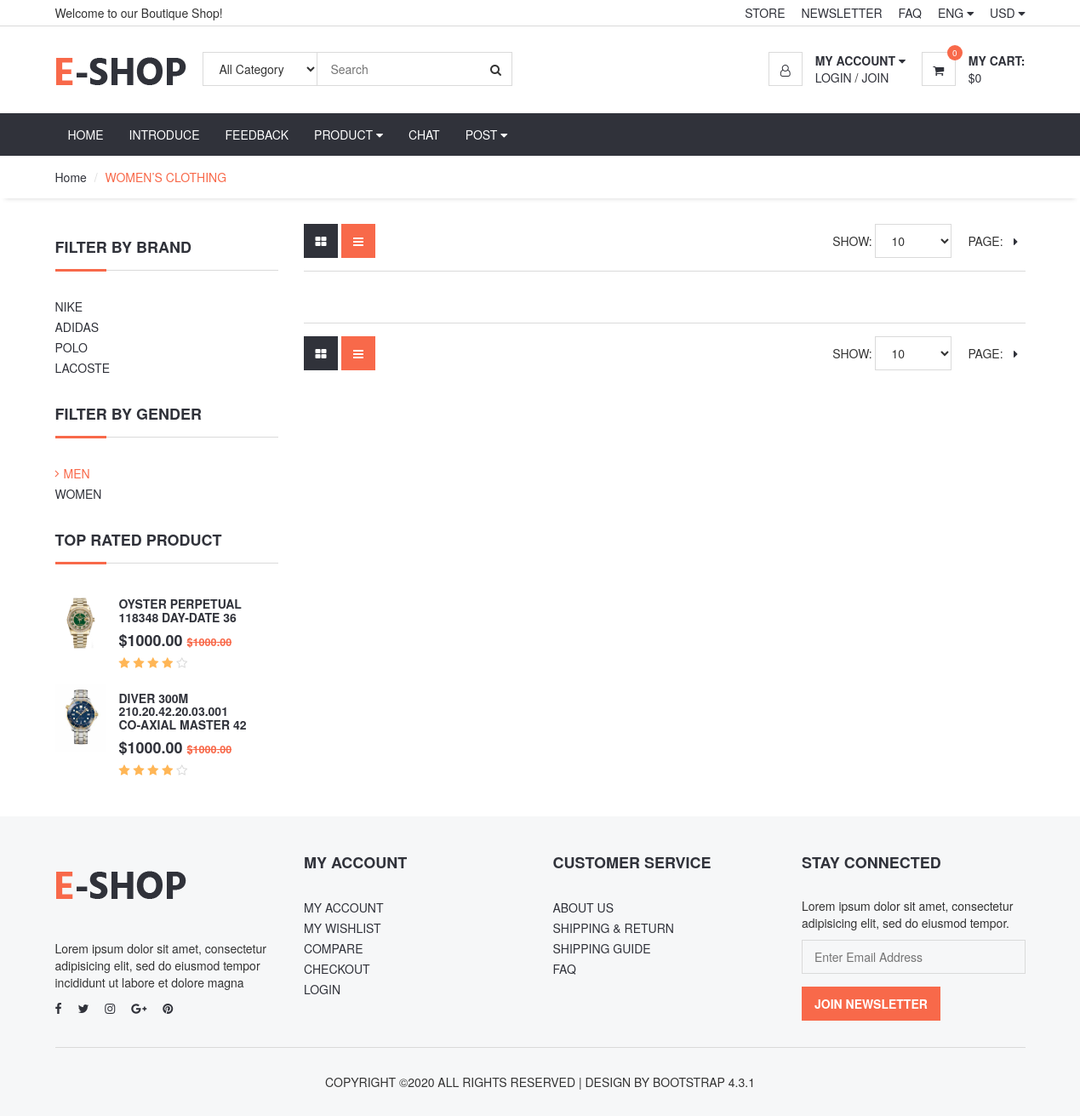
The page /eshop/index.php?option=product&cat=women-s-clothing on the database its author committed.
### tables this page shows
CREATE TABLE `latnt_menu` (
  `id` int(11) UNSIGNED NOT NULL,
  `name` varchar(255) DEFAULT NULL,
  `type` varchar(255) NOT NULL,
  `link` varchar(255) DEFAULT NULL,
  `tableid` int(11) DEFAULT NULL,
  `parentid` int(11) NOT NULL DEFAULT 0,
  `orders` int(11) NOT NULL DEFAULT 0,
  `position` varchar(255) NOT NULL,
  `created_at` timestamp NOT NULL DEFAULT current_timestamp() ON UPDATE current_timestamp(),
  `created_by` int(11) NOT NULL,
  `updated_at` timestamp NOT NULL DEFAULT '0000-00-00 00:00:00',
  `updated_by` int(11) NOT NULL,
  `status` int(11) NOT NULL
);

CREATE TABLE `latnt_category` (
  `id` int(11) UNSIGNED NOT NULL,
  `name` varchar(255) NOT NULL,
  `slug` varchar(255) NOT NULL,
  `parentid` int(11) UNSIGNED NOT NULL,
  `orders` int(11) UNSIGNED NOT NULL,
  `metakey` varchar(150) NOT NULL,
  `metadesc` varchar(150) NOT NULL,
  `created_at` timestamp NOT NULL DEFAULT '0000-00-00 00:00:00',
  `created_by` int(11) UNSIGNED NOT NULL DEFAULT 1,
  `updated_at` timestamp NOT NULL DEFAULT '0000-00-00 00:00:00',
  `updated_by` int(11) UNSIGNED NOT NULL DEFAULT 1,
  `status` int(11) NOT NULL DEFAULT 1
);

CREATE TABLE `latnt_product` (
  `id` int(11) UNSIGNED NOT NULL,
  `catid` int(11) NOT NULL,
  `name` varchar(255) NOT NULL,
  `slug` varchar(255) NOT NULL,
  `img` varchar(100) NOT NULL,
  `detail` longtext NOT NULL,
  `number` int(11) UNSIGNED NOT NULL,
  `numberReceipt` int(11) NOT NULL,
  `price` float(12,0) NOT NULL,
  `pricesale` float(12,0) NOT NULL,
  `metakey` varchar(150) NOT NULL,
  `metadesc` varchar(150) NOT NULL,
  `created_at` timestamp NOT NULL DEFAULT '0000-00-00 00:00:00',
  `created_by` int(11) UNSIGNED NOT NULL DEFAULT 1,
  `updated_at` timestamp NOT NULL DEFAULT '0000-00-00 00:00:00',
  `updated_by` int(11) UNSIGNED NOT NULL DEFAULT 1,
  `status` int(11) NOT NULL DEFAULT 1
);

### eshop/system/load.php (called while the page is built, shortened)
<?php
function loadComponent($page=true)
{
	$pathView='views/';
	if($page==true)
	{
		$pathView.='pages/';
		if(isset($_REQUEST['option']))
		{
			$pathView.=$_REQUEST['option'];
			if($_REQUEST['option']=='cart')
			{
				if(isset($_REQUEST['cat']))
				{
					$pathView.='-'.$_REQUEST['cat'].'.php';
				}
				else
				{
					$pathView.='.php';
				}
			}
			else
			{
				if(isset($_REQUEST['id']))
				{
					$pathView.='-detail.php';
				}
				else
				{
					if(isset($_REQUEST['cat']))
					{
						$pathView.='-category.php';
					}
					else
					{
						$pathView.='.php';
					}
				}
			}
		}
		else
		{
			$pathView.='home.php';
		}
	}
	require_once($pathView);
}
function loadModel($name)
{
	$model = ucfirst(strtolower($name));
	$pathView ='models/'.$model.'.php';
	return new $model;
}
function loadClass($name)
{
	$name=ucfirst(strtolower($name));
	$pathClass='system/'.$name.'.php';
	return new $name;
}
?>

### eshop/index.php (called while the page is built, shortened)
<?php
require_once('system/Database.php');
require_once('system/load.php');
loadComponent();
  ?>

### eshop/system/cart.php (called while the page is built, shortened)
<?php
class Cart
{
	function cart_content()
	{
		return NULL;
	}
	function cart_total_all_product()
	{
	if(!isset($_SESSION['cart']))
		{
			return 0;
		}
	}
}
 ?>

### eshop/system/Database.php (called while the page is built, shortened)
<?php
 class Database extends config
 {
 	function __construct()
 	{
 		$this->conn = mysqli_connect($this->host,$this->user,$this->pass,$this->db);
 		mysqli_set_charset($this->conn,"utf8");
 	}
 	function QueryOne($sql)
 	{
 		$result=mysqli_query($this->conn,$sql);
 		$row=mysqli_fetch_assoc($result);
 		return $row;
 	}
 	function QueryAll($sql)
 	{
 		$result=mysqli_query($this->conn, $sql);
 		$a=array();
 		while($row=mysqli_fetch_assoc($result))
 		{
 			$a[]=$row;
 		}
 		return $a;
 	}
 }
  ?>

### eshop/models/Menu.php (called while the page is built, shortened)
<?php
class Menu extends Database
{
		function menu_parentid($parentid=0)
	{
		$sql="SELECT * FROM latnt_menu WHERE status='1' AND parentid='$parentid' ORDER BY orders ASC";
		return $this->QueryAll($sql);
	}
}
  ?>

### eshop/models/Category.php (called while the page is built, shortened)
<?php
class Category extends Database
{
	function category_parentid($parentid=0)
	{
		$sql="SELECT * FROM latnt_category WHERE status='1' AND parentid='$parentid' ORDER BY orders ASC";
		return $this->QueryAll($sql);
	}
function category_rowslug($slug)
	{
		$sql="SELECT * FROM latnt_category WHERE status='1' AND slug='$slug'";
		return $this->QueryOne($sql);
	}
}
  ?>

### eshop/models/Product.php (called while the page is built, shortened)
<?php
class product extends Database
{
	function product_list($limit=20)
	{
		$sql="SELECT * FROM latnt_product WHERE status='1' ORDER BY RAND() DESC LIMIT $limit";
		return $this->QueryAll($sql);
	}
}
  ?>

### eshop/views/pages/product-category.php (the view, shortened to what this page needs)
<?php
$product = loadModel('product');
$category = loadModel('category');
$slug = $_REQUEST['cat'];
$row_cat=$category->category_rowslug($slug);
$list_product_sale=$product->product_list(2);
?>
 <?php require_once('views/header.php');  ?>
<div id="navigation">
		<div class="container">
			<div id="responsive-nav">
<?php require_once('views/modules/mainmenu.php');  ?>
			</div>
		</div>
	</div>
	<div id="breadcrumb">
		<div class="container">
			<ul class="breadcrumb">
				<li><a href="#">Home</a></li>
				<li class="active"><?php echo $row_cat['name'] ?></li>
			</ul>
		</div>
	</div>
	<div class="section">
		<div class="container">
			<div class="row">
				<div id="aside" class="col-md-3">
					<div class="aside">
						<h3 class="aside-title">Filter by Brand</h3>
						<ul class="list-links">
							<li><a href="#">Nike</a></li>
							<li><a href="#">Adidas</a></li>
							<li><a href="#">Polo</a></li>
							<li><a href="#">Lacoste</a></li>
						</ul>
					</div>
					<div class="aside">
						<h3 class="aside-title">Filter by Gender</h3>
						<ul class="list-links">
							<li class="active"><a href="#">Men</a></li>
							<li><a href="#">Women</a></li>
						</ul>
					</div>
					<div class="aside">
						<h3 class="aside-title">Top Rated Product</h3>
						<?php foreach($list_product_sale as $rlist): ?>
						<div class="product product-widget">
							<div class="product-thumb">
								<img src="public/img/<?php echo $rlist['img'];?>" alt="">
							</div>
							<div class="product-body">
								<h2 class="product-name"><a href="index.php?option=product&id=<?php  echo $rlist['slug']; ?>"><?php echo $rlist['name'];?></a></h2>
								<h3 class="product-price">$<?php echo $rlist['pricesale'];?>.00 <del class="product-old-price">$<?php echo $rlist['price'];?>.00</del></h3>
								<div class="product-rating">
									<i class="fa fa-star"></i>
									<i class="fa fa-star"></i>
									<i class="fa fa-star"></i>
									<i class="fa fa-star"></i>
									<i class="fa fa-star-o empty"></i>
								</div>
							</div>
						</div>
					<?php endforeach; ?>
					</div>
				</div>
				<div id="main" class="col-md-9">
					<div class="store-filter clearfix">
						<div class="pull-left">
							<div class="row-filter">
								<a href="#"><i class="fa fa-th-large"></i></a>
								<a href="#" class="active"><i class="fa fa-bars"></i></a>
							</div>
						</div>
						<div class="pull-right">
							<div class="page-filter">
								<span class="text-uppercase">Show:</span>
								<select class="input">
										<option value="0">10</option>
									</select>
							</div>
							<ul class="store-pages">
								<li><span class="text-uppercase">Page:</span></li>
								<li><a href="#"><i class="fa fa-caret-right"></i></a></li>
							</ul>
						</div>
					</div>
					<div id="store">
					</div>
					<div class="store-filter clearfix">
						<div class="pull-left">
							<div class="row-filter">
								<a href="#"><i class="fa fa-th-large"></i></a>
								<a href="#" class="active"><i class="fa fa-bars"></i></a>
							</div>
						</div>
						<div class="pull-right">
							<div class="page-filter">
								<span class="text-uppercase">Show:</span>
								<select class="input">
										<option value="0">10</option>
									</select>
							</div>
							<ul class="store-pages">
								<li><span class="text-uppercase">Page:</span></li>
								<li><a href="#"><i class="fa fa-caret-right"></i></a></li>
							</ul>
						</div>
					</div>
				</div>
			</div>
		</div>
	</div>
 <?php require_once('views/footer.php');  ?>

### eshop/views/header.php (shortened to what this page needs)
<?php $cart = loadClass('cart');
$list_cart = $cart->cart_content();
$category = loadModel('Category');
$listcat1 = $category->category_parentid(0);
?>
<!DOCTYPE html>
<html lang="en">
<head>
	<link type="text/css" rel="stylesheet" href="public/css/bootstrap.min.css" />
	<link type="text/css" rel="stylesheet" href="public/css/slick.css" />
	<link type="text/css" rel="stylesheet" href="public/css/slick-theme.css" />
	<link type="text/css" rel="stylesheet" href="public/css/nouislider.min.css" />
	<link rel="stylesheet" href="public/css/font-awesome.min.css">
	<link type="text/css" rel="stylesheet" href="public/css/style.css" />
</head>
<body>
	<header>
		<div id="top-header">
			<div class="container">
				<div class="pull-left">
					<span>Welcome to our Boutique Shop!</span>
				</div>
				<div class="pull-right">
					<ul class="header-top-links">
						<li><a href="#">Store</a></li>
						<li><a href="#">Newsletter</a></li>
						<li><a href="#">FAQ</a></li>
						<li class="dropdown default-dropdown">
							<a class="dropdown-toggle" data-toggle="dropdown" aria-expanded="true">ENG <i class="fa fa-caret-down"></i></a>
						</li>
						<li class="dropdown default-dropdown">
							<a class="dropdown-toggle" data-toggle="dropdown" aria-expanded="true">USD <i class="fa fa-caret-down"></i></a>
						</li>
					</ul>
				</div>
			</div>
		</div>
		<div id="header">
			<div class="container">
				<div class="pull-left">
					<div class="header-logo">
						<a class="logo" href="index.php">
							<img src="public/img/logo.png" alt="">
						</a>
					</div>
					<div class="header-search">
						 <form action="index.php?option=Search" method="get">
      						 <input class="input search-input" value="<?php  if(isset($_REQUEST['keyword'])){echo $_REQUEST['keyword'];} ?>" name="keyword"  type="search" placeholder="Search" aria-label="Search">
							<select class="input search-categories">
								<option   value="0">All Category</option>
							</select>
							<button class="search-btn"><i class="fa fa-search"></i></button>
						</form>
					</div>
				</div>
				<div class="pull-right">
					<ul class="header-btns">
						<li class="header-account dropdown default-dropdown">
							<div class="dropdown-toggle" role="button" data-toggle="dropdown" aria-expanded="true">
								<div class="header-btns-icon">
									<i class="fa fa-user-o"></i>
								</div>
								<strong class="text-uppercase">My Account <i class="fa fa-caret-down"></i></strong>
							</div>
							<?php if(isset($_SESSION['customer_id'])) { ?>
							<a href="index.php?option=logout" class="text-uppercase">LOGOUT</a>
							<?php } else { ?>
							<a href="index.php?option=login" class="text-uppercase">Login</a>
							<?php } ?>/ <a href="#" class="text-uppercase">Join</a>
						</li>
						<li id="ajax_11" class="header-cart dropdown default-dropdown">
							<a class="dropdown-toggle" data-toggle="dropdown" aria-expanded="true">
								<div class="header-btns-icon">
									<i class="fa fa-shopping-cart"></i>
									<span class="qty"> <?php echo $cart->cart_total_all_product(); ?></span>
								</div>
								<strong class="text-uppercase">My Cart:</strong>
								<br>
								<span class="total" ><?php if($list_cart!=null): ?>$<?php echo number_format($total_money); ?><?php else: ?> $<?php echo '0';?><?php endif; ?></span>
							</a>
						</li>
					</ul>
				</div>
			</div>
		</div>
	</header>

### eshop/views/modules/mainmenu.php (shortened to what this page needs)
<?php
$menu = loadModel('menu');
$listcat1 = $menu->menu_parentid(0);
$html_listmenu='';
foreach($listcat1 as $c1)
{
  $listcat2=$menu->menu_parentid($c1['id']);
  if(count($listcat2))
  {
    $html_listmenu.='<li class="dropdown default-dropdown"><a class="dropdown-toggle" href="'.$c1['link'].'" data-toggle="dropdown" aria-expanded="true">'.$c1['name'].'   <i class="fa fa-caret-down"></i></a>';
    $html_listmenu .='<ul class="custom-menu">';
     $html_listmenu.='<ul class="list-links">';
    foreach($listcat2 as $c2)
    {
      $html_listmenu.='<li><a href="index.php?option='.$c2['link'].'">'.$c2['name'].'</a></li>';
    }
    $html_listmenu .='</ul>';
    $html_listmenu .='</ul>';
    $html_listmenu.='</li>';
  }
  else
  {
    $html_listmenu.='<li ><a href="'.$c1['link'].'">'.$c1['name'].'</a>';
    $html_listmenu.='</li>';
  }
}
?>
				<div class="menu-nav">
					<ul class="menu-list">
						<?php echo $html_listmenu; ?>
					</ul>
				</div>

### eshop/views/footer.php (shortened to what this page needs)
	<footer id="footer" class="section section-grey">
		<div class="container">
			<div class="row">
				<div class="col-md-3 col-sm-6 col-xs-6">
					<div class="footer">
						<div class="footer-logo">
							<a class="logo" href="#">
		            <img src="public/img/logo.png" alt="">
		          </a>
						</div>
						<p>Lorem ipsum dolor sit amet, consectetur adipisicing elit, sed do eiusmod tempor incididunt ut labore et dolore magna</p>
						<ul class="footer-social">
							<li><a href="#"><i class="fa fa-facebook"></i></a></li>
							<li><a href="#"><i class="fa fa-twitter"></i></a></li>
							<li><a href="#"><i class="fa fa-instagram"></i></a></li>
							<li><a href="#"><i class="fa fa-google-plus"></i></a></li>
							<li><a href="#"><i class="fa fa-pinterest"></i></a></li>
						</ul>
					</div>
				</div>
				<div class="col-md-3 col-sm-6 col-xs-6">
					<div class="footer">
						<h3 class="footer-header">My Account</h3>
						<ul class="list-links">
							<li><a href="#">My Account</a></li>
							<li><a href="#">My Wishlist</a></li>
							<li><a href="#">Compare</a></li>
							<li><a href="#">Checkout</a></li>
							<li><a href="#">Login</a></li>
						</ul>
					</div>
				</div>
				<div class="col-md-3 col-sm-6 col-xs-6">
					<div class="footer">
						<h3 class="footer-header">Customer Service</h3>
						<ul class="list-links">
							<li><a href="#">About Us</a></li>
							<li><a href="#">Shipping & Return</a></li>
							<li><a href="#">Shipping Guide</a></li>
							<li><a href="#">FAQ</a></li>
						</ul>
					</div>
				</div>
				<div class="col-md-3 col-sm-6 col-xs-6">
					<div class="footer">
						<h3 class="footer-header">Stay Connected</h3>
						<p>Lorem ipsum dolor sit amet, consectetur adipisicing elit, sed do eiusmod tempor.</p>
						<form>
							<div class="form-group">
								<input class="input" placeholder="Enter Email Address">
							</div>
							<button class="primary-btn">Join Newsletter</button>
						</form>
					</div>
				</div>
			</div>
			<hr>
			<div class="row">
				<div class="col-md-8 col-md-offset-2 text-center">
					<div class="footer-copyright">
						Copyright &copy;<script>document.write(new Date().getFullYear());</script> All rights reserved | Design by Bootstrap 4.3.1
					</div>
				</div>
			</div>
		</div>
	</footer>
</body>
</html>

### rows shown on the page
latnt_menu: name "HOME"
latnt_menu: name "INTRODUCE"
latnt_menu: name "FEEDBACK"
latnt_menu: name "PRODUCT"
latnt_menu: name "CHAT"
latnt_menu: name "POST"
latnt_category: name "WOMEN’S CLOTHING"
latnt_product: img (picture), name "OYSTER PERPETUAL 118348 DAY-DATE 36", pricesale "1000", price "1000"
latnt_product: img (picture), name "DIVER 300M 210.20.42.20.03.001 CO‑AXIAL MASTER 42", pricesale "1000", price "1000"

### other values the page prints
$cart->cart_total_all_product() "0"
